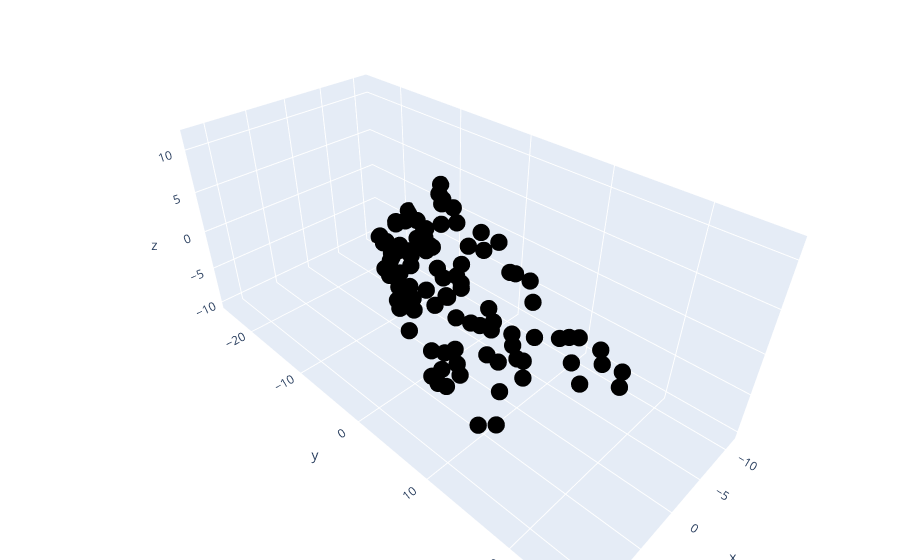

This figure's notebook cell:
### Markdown cell above
Uma **base** é um conjunto de vetores linearmente independentes que geram um subespaço.

Ela funciona como um **sistema de coordenadas**: qualquer vetor no subespaço pode ser descrito unicamente por uma combinação linear dos vetores da base.

O conjunto de base mais comum é o dos **eixos cartesianos**, como o plano XY.

Não existe uma base “melhor” universalmente — a escolha da base depende do problema, variáveis e contexto da análise.

### Code cell
import plotly.graph_objects as go

xlim = [-4,4]

# Dois vetores em um espaço tridimensional
v1 = np.array([ 3,5,1 ])
v2 = np.array([ 0,2,2 ])


# Escalares aleátorios no intervalo do eixo X
scalars = np.random.uniform(low=xlim[0],high=xlim[1],size=(100,2))



# Cria pontos aleatórios
points = np.zeros((100,3))
for i in range(len(scalars)):

  # Definir esse ponto como uma combinação aleatória ponderada dos dois vetores
  points[i,:] = v1*scalars[i,0] + v2*scalars[i,1]


# Desenhar os pontos no plano
fig = go.Figure( data=[go.Scatter3d(x=points[:,0], y=points[:,1], z=points[:,2], 
                                    mode='markers', marker=dict(size=6,color='black') )])

fig.update_layout(margin=dict(l=0,r=0,b=0,t=0))
